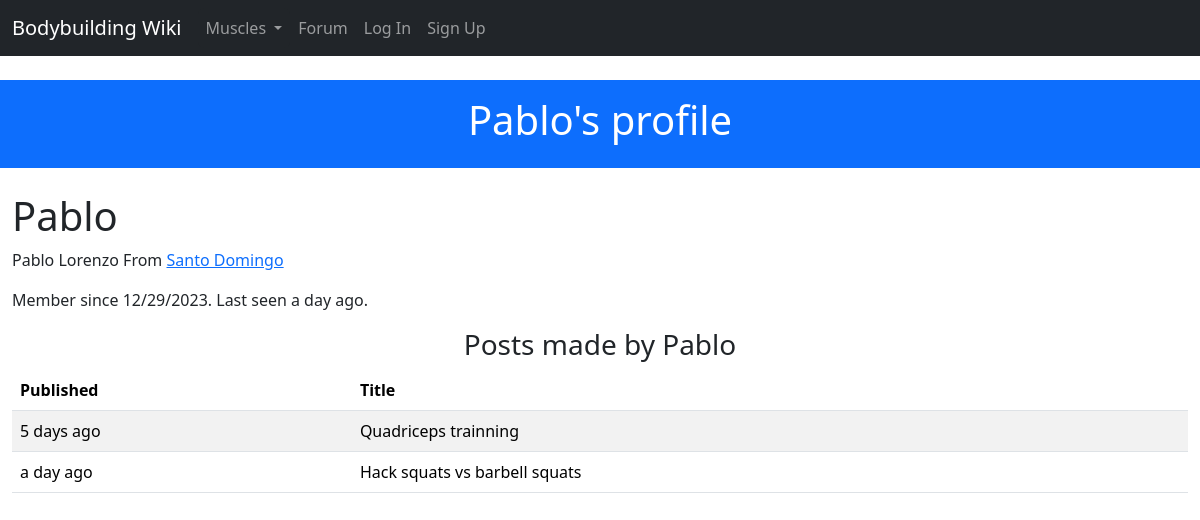
The app's page /auth/user/Pablo with its own data.
### project/auth/models.py (models this page shows, shortened)
class User(UserMixin, db.Model):
    __tablename__ = 'users'
    id = db.Column(db.Integer, primary_key=True)
    username = db.Column(db.String(64), unique=True, index=True)
    email = db.Column(db.String(64), unique=True, index=True)
    role_id = db.Column(db.Integer, db.ForeignKey('roles.id'))
    name = db.Column(db.String(64))
    location = db.Column(db.String(64))
    about_me = db.Column(db.Text())
    member_since = db.Column(db.DateTime(), default=datetime.utcnow) # datetime.utcnow is missing the () at the end. This is because the default argument in db.Column() can take a function as a value.
    last_seen = db.Column(db.DateTime(), default=datetime.utcnow)
    password_hash = db.Column(db.String(128))
    posts = db.relationship('Post', backref='author', lazy='dynamic', cascade='all, delete-orphan')
    comments = db.relationship('Comment', backref='author', lazy='dynamic', cascade='all, delete-orphan')
    papers_saved = db.relationship('PaperSaved', lazy='dynamic', cascade='all, delete-orphan')
    def can(self, perm):
        return self.role is not None and self.role.has_permission(perm)
    @property
    def password(self):
        raise AttributeError('password is not a readable attribute')

### project/forum/models.py (models this page shows)
class Post(db.Model):
 __tablename__ = 'posts'
 id = db.Column(db.Integer, primary_key=True)
 title = db.Column(db.String(50))
 body = db.Column(db.Text)
 timestamp = db.Column(db.DateTime, index=True, default=datetime.utcnow)
 author_id = db.Column(db.Integer, db.ForeignKey('users.id'))
 comments = db.Relationship('Comment', backref='post', lazy='dynamic', cascade='all, delete-orphan')

### project/auth/views.py (the view)
@auth.route('/user/<username>')
def user_detail(username):
    user_profile = User.query.filter_by(username=username).first_or_404()
    return render_template('auth/user.html', user_profile=user_profile)

### project/auth/models.py (called while the page is built)
    def is_admin(self):
        return False

### project/auth/views.py (called while the page is built)
@auth.before_request
def before_request():
    if current_user.is_authenticated:
        current_user.ping()

### project/main/__init__.py (called while the page is built)
@main.app_context_processor
def inject_user():
    return dict(user=current_user or None)

@main.app_context_processor
def inject_permissions():
    return dict(Permission=Permission)

@main.app_context_processor
def inject_muscles():
    return dict(muscles=Muscle.query.all())

### project/templates/auth/user.html (shortened to what this page needs)
{% extends "base.html" %}
{% block header %}
    {% if user_profile == user %}
        Your profile
    {% else %}
        {{ user_profile.username }}'s profile
    {% endif %}
{% endblock header %}
{% block content %}
    <div class="page-header">
        <h1>{{ user_profile.username }}</h1>
        {% if user_profile.name or user_profile.location %}
        <p>
            {% if user_profile.name %}{{ user_profile.name }}{% endif %}
            {% if user_profile.location %}
                From <a href="http://maps.google.com/?q={{ user.location }}">
                        {{ user_profile.location }}
                    </a>
            {% endif %}
        </p>
        {% endif %}
        <p>
            Member since {{ moment(user_profile.member_since).format('L') }}.
            Last seen {{ moment(user_profile.last_seen).fromNow() }}.
        </p>
    </div>
    {% if user_profile.posts.all() %}
        <h3 class="text-center">Posts made by {{user_profile.username }}</h3>
        <table class="table table-striped table-hover">
            <thead>
                <th scope="col">Published</th>
                <th scope="col">Title</th>
            </thead>
            <tbody>
                {% for post in user_profile.posts %}
                <tr scope="row">
                    <td>{{ moment(post.timestamp).fromNow() }}</td>
                    <td>{{post.title}}</td>
                </tr>
                {% endfor %}
            </tbody>
        </table>
    {% endif %}
{% endblock %}

### records on screen
User: username "Pablo", name "Pablo Lorenzo", location "Santo Domingo", member_since "12/29/2023", last_seen "a day ago"
Post: timestamp "5 days ago", title "Quadriceps trainning"
Post: timestamp "a day ago", title "Hack squats vs barbell squats"
